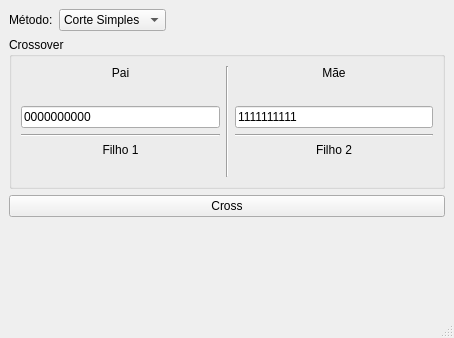
<?xml version="1.0" encoding="UTF-8"?>
<ui version="4.0">
 <class>MainWindow</class>
 <widget class="QMainWindow" name="MainWindow">
  <property name="geometry">
   <rect>
    <x>0</x>
    <y>0</y>
    <width>454</width>
    <height>338</height>
   </rect>
  </property>
  <property name="windowTitle">
   <string>MainWindow</string>
  </property>
  <widget class="QWidget" name="centralwidget">
   <layout class="QVBoxLayout" name="verticalLayout">
    <item>
     <layout class="QHBoxLayout" name="horizontalLayout">
      <item>
       <widget class="QLabel" name="label">
        <property name="text">
         <string>Método:</string>
        </property>
       </widget>
      </item>
      <item>
       <widget class="QComboBox" name="methodComboBox">
        <item>
         <property name="text">
          <string>Corte Simples</string>
         </property>
        </item>
        <item>
         <property name="text">
          <string>PMX</string>
         </property>
        </item>
       </widget>
      </item>
      <item>
       <spacer name="horizontalSpacer">
        <property name="orientation">
         <enum>Qt::Horizontal</enum>
        </property>
        <property name="sizeHint" stdset="0">
         <size>
          <width>40</width>
          <height>20</height>
         </size>
        </property>
       </spacer>
      </item>
     </layout>
    </item>
    <item>
     <widget class="QGroupBox" name="groupBox">
      <property name="title">
       <string>Crossover</string>
      </property>
      <layout class="QHBoxLayout" name="horizontalLayout_2">
       <item>
        <layout class="QVBoxLayout" name="verticalLayout_2">
         <item>
          <widget class="QLabel" name="label_2">
           <property name="text">
            <string>Pai</string>
           </property>
           <property name="alignment">
            <set>Qt::AlignCenter</set>
           </property>
          </widget>
         </item>
         <item>
          <widget class="QLabel" name="label_4">
           <property name="text">
            <string/>
           </property>
           <property name="pixmap">
            <pixmap>touro.png</pixmap>
           </property>
           <property name="alignment">
            <set>Qt::AlignCenter</set>
           </property>
          </widget>
         </item>
         <item>
          <widget class="QLineEdit" name="fatherLineEdit">
           <property name="inputMask">
            <string>BBBBBBBBBB</string>
           </property>
           <property name="text">
            <string>0000000000</string>
           </property>
           <property name="maxLength">
            <number>10</number>
           </property>
          </widget>
         </item>
         <item>
          <widget class="Line" name="line">
           <property name="orientation">
            <enum>Qt::Horizontal</enum>
           </property>
          </widget>
         </item>
         <item>
          <widget class="QLabel" name="label_6">
           <property name="text">
            <string>Filho 1</string>
           </property>
           <property name="alignment">
            <set>Qt::AlignCenter</set>
           </property>
          </widget>
         </item>
         <item>
          <layout class="QHBoxLayout" name="horizontalLayout_3">
           <item>
            <widget class="QLabel" name="son1Label1">
             <property name="text">
              <string/>
             </property>
             <property name="alignment">
              <set>Qt::AlignRight|Qt::AlignTrailing|Qt::AlignVCenter</set>
             </property>
            </widget>
           </item>
           <item>
            <widget class="QLabel" name="son1Label2">
             <property name="alignment">
              <set>Qt::AlignCenter</set>
             </property>
            </widget>
           </item>
           <item>
            <widget class="QLabel" name="son1Label3">
             <property name="text">
              <string/>
             </property>
            </widget>
           </item>
          </layout>
         </item>
        </layout>
       </item>
       <item>
        <widget class="Line" name="line_3">
         <property name="orientation">
          <enum>Qt::Vertical</enum>
         </property>
        </widget>
       </item>
       <item>
        <layout class="QVBoxLayout" name="verticalLayout_3">
         <item>
          <widget class="QLabel" name="label_3">
           <property name="text">
            <string>Mãe</string>
           </property>
           <property name="alignment">
            <set>Qt::AlignCenter</set>
           </property>
          </widget>
         </item>
         <item>
          <widget class="QLabel" name="label_5">
           <property name="text">
            <string/>
           </property>
           <property name="pixmap">
            <pixmap>vaca.png</pixmap>
           </property>
           <property name="alignment">
            <set>Qt::AlignCenter</set>
           </property>
          </widget>
         </item>
         <item>
          <widget class="QLineEdit" name="motherLineEdit">
           <property name="inputMask">
            <string>BBBBBBBBBB</string>
           </property>
           <property name="text">
            <string>1111111111</string>
           </property>
          </widget>
         </item>
         <item>
          <widget class="Line" name="line_2">
           <property name="orientation">
            <enum>Qt::Horizontal</enum>
           </property>
          </widget>
         </item>
         <item>
          <widget class="QLabel" name="label_7">
           <property name="text">
            <string>Filho 2</string>
           </property>
           <property name="alignment">
            <set>Qt::AlignCenter</set>
           </property>
          </widget>
         </item>
         <item>
          <layout class="QHBoxLayout" name="horizontalLayout_4">
           <item>
            <widget class="QLabel" name="son2Label1">
             <property name="text">
              <string/>
             </property>
             <property name="alignment">
              <set>Qt::AlignRight|Qt::AlignTrailing|Qt::AlignVCenter</set>
             </property>
            </widget>
           </item>
           <item>
            <widget class="QLabel" name="son2Label2">
             <property name="text">
              <string/>
             </property>
             <property name="alignment">
              <set>Qt::AlignCenter</set>
             </property>
            </widget>
           </item>
           <item>
            <widget class="QLabel" name="son2Label3">
             <property name="text">
              <string/>
             </property>
            </widget>
           </item>
          </layout>
         </item>
        </layout>
       </item>
      </layout>
     </widget>
    </item>
    <item>
     <widget class="QPushButton" name="crossPushButton">
      <property name="text">
       <string>Cross</string>
      </property>
     </widget>
    </item>
    <item>
     <spacer name="verticalSpacer">
      <property name="orientation">
       <enum>Qt::Vertical</enum>
      </property>
      <property name="sizeHint" stdset="0">
       <size>
        <width>20</width>
        <height>40</height>
       </size>
      </property>
     </spacer>
    </item>
   </layout>
  </widget>
  <widget class="QMenuBar" name="menubar">
   <property name="geometry">
    <rect>
     <x>0</x>
     <y>0</y>
     <width>454</width>
     <height>22</height>
    </rect>
   </property>
  </widget>
  <widget class="QStatusBar" name="statusbar"/>
 </widget>
 <resources/>
 <connections/>
</ui>
